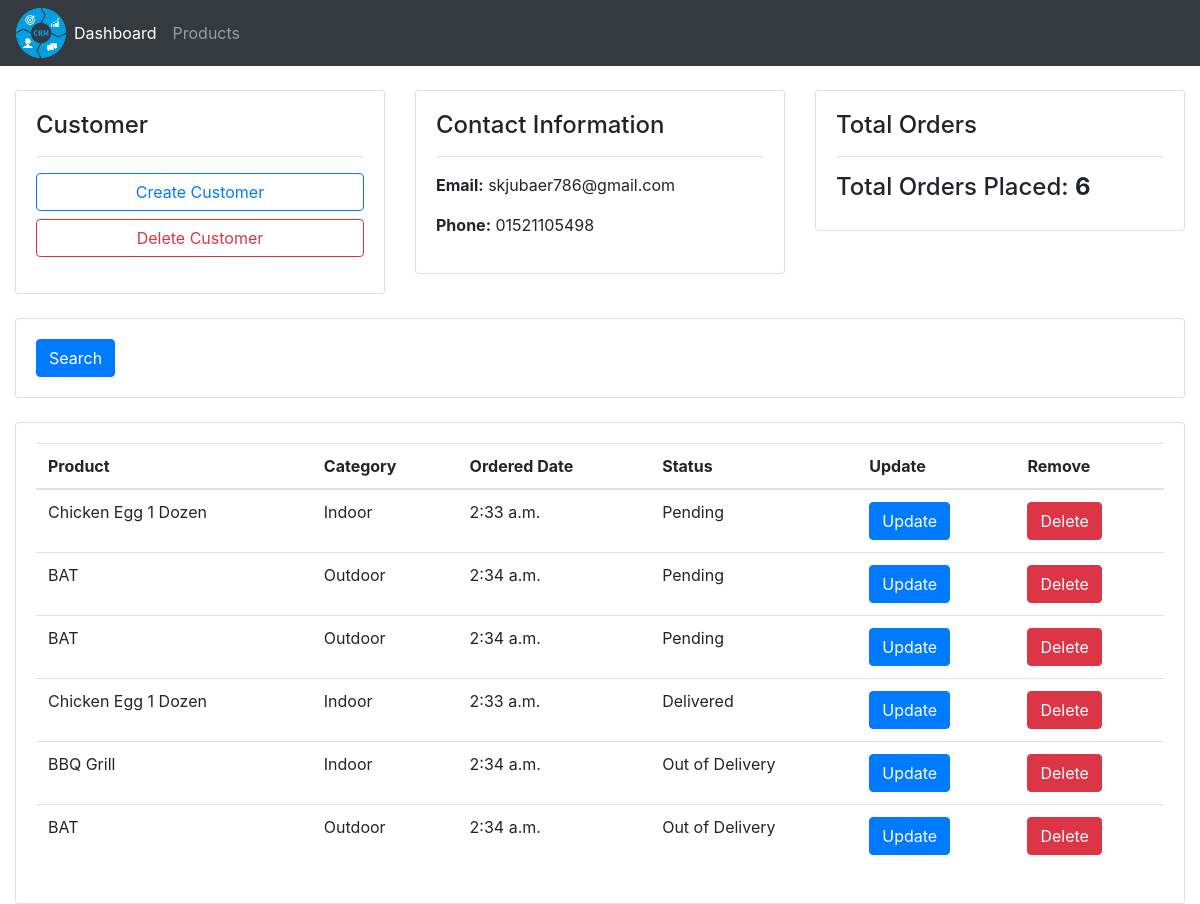
Page /dashboard/customers-info/1/ on the committed database.
### accounts/models.py (models this page shows, shortened)
class Customer(models.Model):
    name = models.CharField(max_length=60)
    phone = models.CharField(max_length=50)
    email = models.CharField(max_length=60)
    date_created = models.TimeField(auto_now_add=True)

class Order(models.Model):
    STATUS = (
        ('Pending', 'Pending'),
        ('Out of Delivery', 'Out of Delivery'),
        ('Delivered', 'Delivered'),
    )
    customer = models.ForeignKey(Customer,null=True, on_delete=models.SET_NULL)
    product = models.ForeignKey(Product,null=True, on_delete=models.SET_NULL)
    date_created = models.TimeField(auto_now_add=True)
    status = models.CharField(max_length=200, choices=STATUS)

class Product(models.Model):
    CATEGORY=(
        ('Indoor', 'Indoor'),
        ('Outdoor', 'Outdoor'),
    )
    name = models.CharField(max_length=60)
    price = models.FloatField()
    category = models.CharField(max_length=50, choices=CATEGORY)
    description = models.CharField(max_length=200, blank=True)
    date_created = models.TimeField(auto_now_add=True)
    tags = models.ManyToManyField(Tag)
    def __str__(self):
        return self.name

### accounts/views.py (the view)
# urls.py: path('customers-info/<int:pk>/', views.customers, name='customers'),
def customers(request, pk):
    customer = models.Customer.objects.get(id = pk)
    order = customer.order_set.all()
    context = {'customer': customer,
               'order': order
              }
    return render(request, 'accounts/customers.html', context)

### accounts/templates/accounts/customers.html
{% extends 'accounts/base.html' %}
{% block content %}
<div class="container-fluid">
    <div class="row">
        <div class="col-md">
            <div class="card">
                <div class="card-body ">
                    <h4 class="card-title"> Customer </h4>
                    <hr>
                    <form action="" method="post">
                        <a href="#" class="btn btn-outline-primary btn-block">Create Customer</a>
                        <a href="#" class="btn btn-outline-danger btn-block">Delete Customer</a>
                    </form>
                </div>
            </div>
        </div>
        <div class="col-md">
            <div class="card">
                <div class="card-body">
                    <h4 class="card-title"> Contact Information </h4>
                    <hr>
                    <form action="" method="get">
                        <p><b>Email:</b> {{customer.email}} </p>
                        <p><b>Phone:</b> {{customer.phone}} </p>
                    </form>
                </div>
            </div>
        </div>
        <div class="col-md">
            <div class="card">
                <div class="card-body">
                    <h4 class="card-title"> Total Orders </h4>
                    <hr>
                    <h4>Total Orders Placed: <b>{{order.count}}</b></h4>
                </div>
            </div>
        </div>
    </div>
<br>
    <div class="row">
        <div class="col-md">
            <div class="card ">
                <div class="card-body">
                    <button type="button" class="btn btn-primary">Search</button>
                </div>
            </div>
        </div>
    </div>
<br>
    <div class="row">
        <div class="col-md">
            <div class="card">
                <div class="card-body">
                    <table class="table">
                        <thead>
                            <tr>
                                <th scope="col">Product</th>
                                <th scope="col">Category</th>
                                <th scope="col">Ordered Date</th>
                                <th scope="col">Status</th>
                                <th scope="col">Update</th>
                                <th scope="col">Remove</th>
                            </tr>
                        </thead>
                        <tbody>
                            {% for info in order%}
                                <tr>
                                    <td>{{ info.product }}</td>
                                    <td>{{ info.product.category }}</td>
                                    <td>{{ info.product.date_created }}</td>
                                    <td>{{ info.status }}</td>
                                    <td><button type="button" class="btn btn-primary">Update</button></td>
                                    <td><button type="button" class="btn btn-danger">Delete</button></td>
                                </tr>
                            {% endfor %}
                        </tbody>
                    </table>
                </div>
            </div>
        </div>
    </div>
</div>
{% endblock %}

### rows in the picture
Customer: email "skjubaer786@gmail.com", phone "01521105498", count "6"
Order: product "Chicken Egg 1 Dozen", product.category "Indoor", product.date_created "2:33 a.m.", status "Pending"
Order: product "BAT", product.category "Outdoor", product.date_created "2:34 a.m.", status "Pending"
Order: product "BAT", product.category "Outdoor", product.date_created "2:34 a.m.", status "Pending"
Order: product "Chicken Egg 1 Dozen", product.category "Indoor", product.date_created "2:33 a.m.", status "Delivered"
Order: product "BBQ Grill", product.category "Indoor", product.date_created "2:34 a.m.", status "Out of Delivery"
Order: product "BAT", product.category "Outdoor", product.date_created "2:34 a.m.", status "Out of Delivery"
